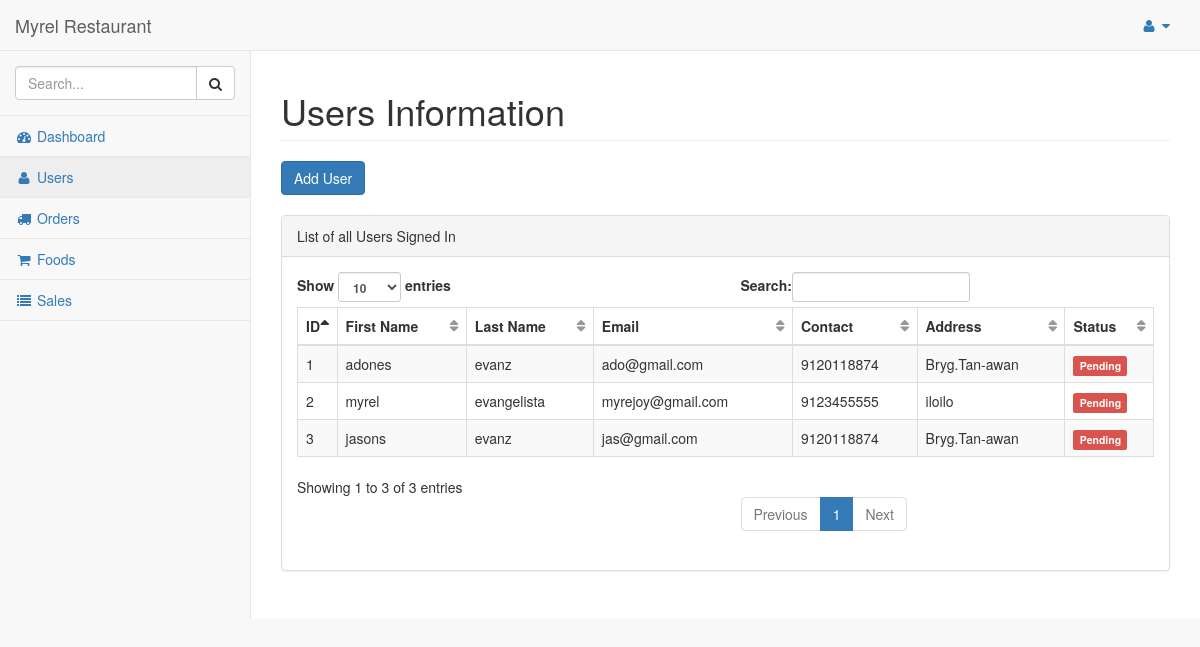
The page /dashboard/admin/users/ (signed in) on the database its author committed.
### hotel/models.py (models this page shows)
class Customer(models.Model):
    pending = 'Pending'
    verified = 'Verified'
    STATUS = (
        (pending,pending),
        (verified,verified),
    )
    customer = models.ForeignKey(User, on_delete=models.CASCADE)
    address = models.TextField()
    contact = models.CharField(max_length = 10)
    orders = models.IntegerField(default=0)
    total_sale = models.IntegerField(default=0)
    def __str__(self):
        return self.customer.first_name + " " + self.customer.last_name

### hotel/views.py (the view)
# urls.py: re_path(r'^dashboard/admin/users/$', views.users_admin, name='users_admin'),
@login_required
@staff_member_required
def users_admin(request):
    customers = Customer.objects.filter()
    print(customers)
    return render(request, 'admin_temp/users.html', {'users':customers})

### hotel/templates/admin_temp/users.html (shortened to what this page needs)
{% load static %}
{% include "includes/base.html" %}
{% include "includes/navbarheader.html" %}
{% include "includes/navtop.html"%}
{% include "includes/sidemenu.html" %}
        </nav>
        <div id="page-wrapper">
            <div class="row">
                <div class="col-lg-12">
                    <h1 class="page-header">Users Information</h1>
                    <button type="button" class="btn btn-primary" data-toggle="modal" data-target="#myModal">
                        Add User
                    </button>
                </div>
            </div>
            <br/>
            <div class="row">
                <div class="col-lg-12">
                    <div class="panel panel-default">
                        <div class="panel-heading">
                            List of all Users Signed In
                        </div>
                        <div class="panel-body">
                            <table width="100%" class="table table-striped table-bordered table-hover" id="dataTables-example">
                                <thead>
                                    <tr>
                                        <th>ID</th>
                                        <th>First Name</th>
                                        <th>Last Name</th>
                                        <th>Email</th>
                                        <th>Contact</th>
                                        <th>Address</th>
                                        <th>Status</th>
                                    </tr>
                                </thead>
                                <tbody>
                                    {% for user in users %}
                                    <tr>
                                        <td>{{user.id}}</td>
                                        <td>{{user.customer.first_name}}</td>
                                        <td>{{user.customer.last_name}}</td>
                                        <td>{{user.customer.email}}</td>
                                        <td>{{user.contact}}</td>
                                        <td>{{user.address}}</td>
                                        <td>{% if user.status == 'Verified' %}
                                        <span class="label label-success">Verified</span>
                                        {% else %}
                                        <span class="label label-danger">Pending</span>
                                        {% endif %}
                                        </td>
                                    </tr>
                                    {%  endfor %}
                                </tbody>
                            </table>
                        </div>
                    </div>
                </div>
            </div>
        </div>
    </div>
</body>
</html>

### rows shown on the page
Customer: id "1", customer.first_name "adones", customer.last_name "evanz", customer.email "ado@gmail.com", contact "9120118874", address "Bryg.Tan-awan"
Customer: id "2", customer.first_name "myrel", customer.last_name "evangelista", customer.email "myrejoy@gmail.com", contact "9123455555", address "iloilo"
Customer: id "3", customer.first_name "jasons", customer.last_name "evanz", customer.email "jas@gmail.com", contact "9120118874", address "Bryg.Tan-awan"
